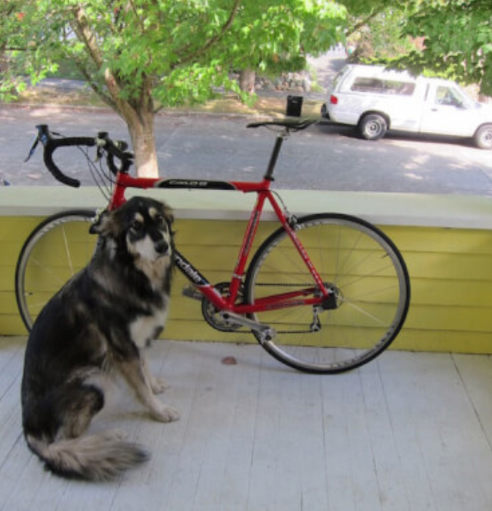
#> input picture class01/homework/oty/dogNbike.png, 492 x 511 px
$ python pythonTest05.py
#> lines starting #> are read from the running program, lines starting #| are printed output that depends on the picture
import cv2
import numpy as np

img = cv2.imread('dogNbike.png', cv2.IMREAD_GRAYSCALE)
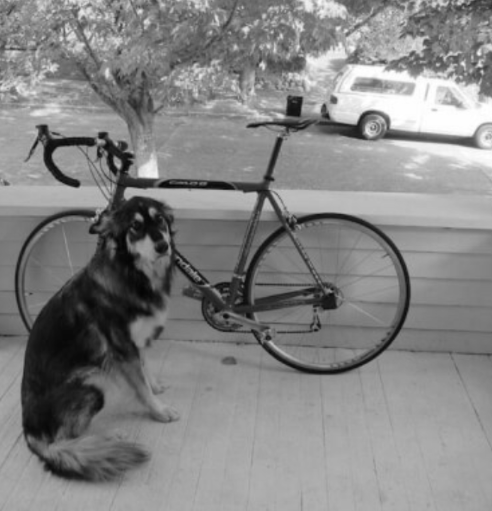
#> img: shape (511, 492); min 3, max 255, mean 132
kernel = np.array([[1,1,1],[1,-8,1],[1,1,1]])
print(kernel)
output = cv2.filter2D(img, -1, kernel)
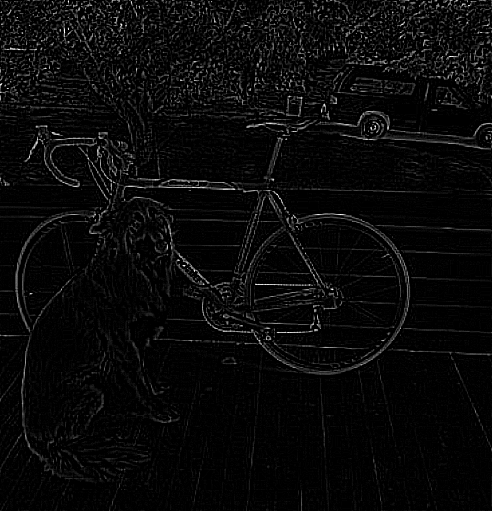
#> output: shape (511, 492); min 0, max 255, mean 9.7
cv2.imshow('edge',output)
cv2.waitKey(0)
